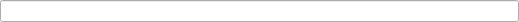
<?xml version="1.0" encoding="UTF-8"?>
<ui version="4.0">
 <class>Form</class>
 <widget class="QWidget" name="Form">
  <property name="geometry">
   <rect>
    <x>0</x>
    <y>0</y>
    <width>519</width>
    <height>20</height>
   </rect>
  </property>
  <property name="sizePolicy">
   <sizepolicy hsizetype="Preferred" vsizetype="Preferred">
    <horstretch>0</horstretch>
    <verstretch>0</verstretch>
   </sizepolicy>
  </property>
  <property name="windowTitle">
   <string>header editor</string>
  </property>
  <layout class="QVBoxLayout" name="verticalLayout_2">
   <property name="spacing">
    <number>0</number>
   </property>
   <property name="leftMargin">
    <number>0</number>
   </property>
   <property name="topMargin">
    <number>0</number>
   </property>
   <property name="rightMargin">
    <number>0</number>
   </property>
   <property name="bottomMargin">
    <number>0</number>
   </property>
   <item>
    <widget class="QLineEdit" name="new_name_line_edit"/>
   </item>
  </layout>
 </widget>
 <resources/>
 <connections/>
</ui>
